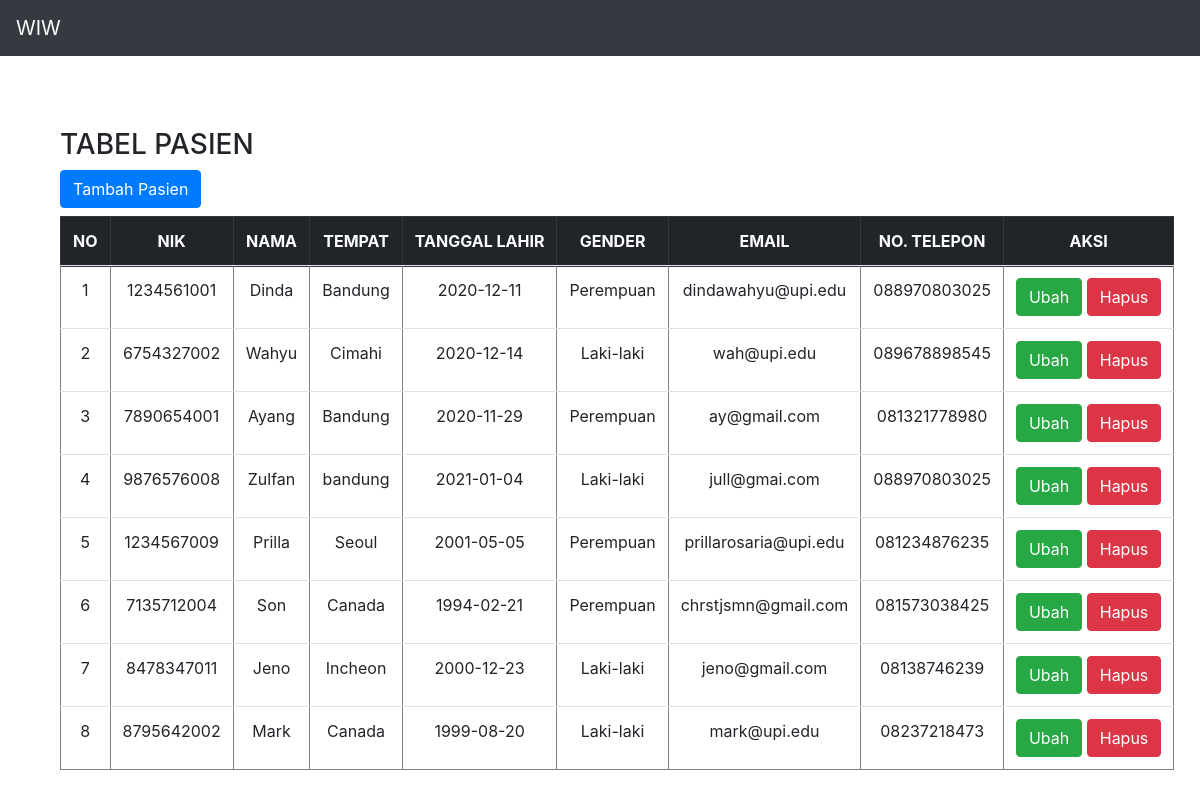
The app's page /source_code/index.php with its own data.
### tables this page shows
CREATE TABLE `pasien` (
  `id` int(11) NOT NULL,
  `nik` varchar(100) NOT NULL,
  `nama` varchar(100) NOT NULL,
  `tempat` varchar(100) NOT NULL,
  `tl` varchar(100) NOT NULL,
  `gender` varchar(10) NOT NULL,
  `email` varchar(100) NOT NULL,
  `telp` varchar(100) NOT NULL
);

### source_code/presenter/ProsesPasien.php (called while the page is built, shortened)
<?php
class ProsesPasien implements KontrakPresenter
{
	private $tabelpasien;
	private $data = [];
	function __construct()
	{
		try {
			$db_host = "localhost";
			$db_user = "root";
			$db_password = "";
			$db_name = "mvp_php";
			$this->tabelpasien = new TabelPasien($db_host, $db_user, $db_password, $db_name);
			$this->data = array();
		} catch (Exception $e) {
			echo "wiw error" . $e->getMessage();
		}
	}
	function prosesDataPasien()
	{
		try {
			$this->tabelpasien->open();
			$this->tabelpasien->getPasien();
			while ($row = $this->tabelpasien->getResult()) {
				$this->data[] = $row;
			}
		} catch (Exception $e) {
			echo "wiw error part 2" . $e->getMessage();
		}
	}
	function getId($i)
	{
		return $this->data[$i]['id'];
	}
	function getNik($i)
	{
		return $this->data[$i]['nik'];
	}
	function getNama($i)
	{
		return $this->data[$i]['nama'];
	}
	function getTempat($i)
	{
		return $this->data[$i]['tempat'];
	}
	function getTl($i)
	{
		return $this->data[$i]['tl'];
	}
	function getGender($i)
	{
		return $this->data[$i]['gender'];
	}
	function getEmail($i)
	{
		return $this->data[$i]['email'];
	}
	function getTelp($i)
	{
		return $this->data[$i]['telp'];
	}
	function getSize()
	{
		return sizeof($this->data);
	}
}

### source_code/index.php (called while the page is built, shortened)
<?php
include ("model/Template.class.php");
include ("model/DB.class.php");
include ("view/TampilPasien.php");
$tp = new TampilPasien();
if (isset($_GET['add'])) {
    if (isset($_POST['submit'])) {
        $data = $tp->add($_POST);
    } else {
        $data = $tp->form_add();
    }
} else if (isset($_GET['hapus'])) {
    $id = $_GET['hapus'];
    $data = $tp->delete($id);
} else {
    $data = $tp->tampil();
}

### source_code/model/DB.class.php (called while the page is built, shortened)
<?php
class DB
{
	var $db_host = '';
	var $db_user = '';
	var $db_password = '';
	var $db_name = '';
	var $db_link = '';
	function __construct($db_host = '', $db_user = '', $db_password = '', $db_name = '')
	{
		$this->db_host = $db_host;
		$this->db_user = $db_user;
		$this->db_password = $db_password;
		$this->db_name = $db_name;
	}
	function open()
	{
		$this->db_link = mysqli_connect($this->db_host, $this->db_user, $this->db_password, $this->db_name);
	}
	function execute($query = "")
	{
		$this->result = mysqli_query($this->db_link, $query);
		return $this->result;
	}
}

### source_code/model/TabelPasien.class.php (called while the page is built, shortened)
<?php
class TabelPasien extends DB
{
	function getPasien()
	{
		$query = "SELECT * FROM pasien";
		return $this->execute($query);
	}
}

### source_code/view/TampilPasien.php (the view, shortened to what this page needs)
<?php
include ("presenter/ProsesPasien.php");
class TampilPasien implements KontrakView
{
    private $prosespasien;
    function __construct()
    {
        $this->prosespasien = new ProsesPasien();
    }
    function tampil()
    {
        $this->prosespasien->prosesDataPasien();
        $data = null;
        for ($i = 0; $i < $this->prosespasien->getSize(); $i++) {
            $no = $i + 1;
            $data .= "<tr>
			<td>" . $no . "</td>
			<td>" . $this->prosespasien->getNik($i) . "</td>
			<td>" . $this->prosespasien->getNama($i) . "</td>
			<td>" . $this->prosespasien->getTempat($i) . "</td>
			<td>" . $this->prosespasien->getTl($i) . "</td>
			<td>" . $this->prosespasien->getGender($i) . "</td>
			<td>" . $this->prosespasien->getEmail($i) . "</td>
			<td>" . $this->prosespasien->getTelp($i) . "</td>
			<td>
				<a class='btn btn-success' href='index.php?id=" . $this->prosespasien->getId($i) . "'>Ubah</a>
				<a class='btn btn-danger' href='index.php?hapus=" . $this->prosespasien->getId($i) . "' onclick='return confirm(\"Apakah Anda yakin ingin menghapus data?\")'>Hapus</a>
			</td>";
        }
    }
}

### source_code/model/Template.class.php (shortened to what this page needs)
<?php
class Template{
	var $content = '';
	function __construct($filename = ''){
		$this->content = implode('', @file($filename));
	}
	function clear(){
		$this->content = preg_replace("/DATA_[A-Z|_|0-9]+/", "", $this->content);
	}
	function write(){
		print $this->content;
	}
	function replace($old = '', $new = ''){
		if(is_int($new)){
			$value = sprintf("%d", $new);
		}elseif(is_float($new)){
			$value = sprintf("%f", $new);
		}elseif(is_array($new)){
			$value = '';
			foreach( $new as $item){
				$value .= $item. '';
			}
		}else{
			$value = $new;
		}
		$this->content = preg_replace("/$old/",  $value, $this->content);
	}
}

### records on screen
pasien: no "1", nik "1234561001", nama "Dinda", tempat "Bandung", tl "2020-12-11", gender "Perempuan", email "dindawahyu@upi.edu", telp "088970803025"
pasien: no "2", nik "6754327002", nama "Wahyu", tempat "Cimahi", tl "2020-12-14", gender "Laki-laki", email "wah@upi.edu", telp "089678898545"
pasien: no "3", nik "7890654001", nama "Ayang", tempat "Bandung", tl "2020-11-29", gender "Perempuan", email "ay@gmail.com", telp "081321778980"
pasien: no "4", nik "9876576008", nama "Zulfan", tempat "bandung", tl "2021-01-04", gender "Laki-laki", email "jull@gmai.com", telp "088970803025"
pasien: no "5", nik "1234567009", nama "Prilla", tempat "Seoul", tl "2001-05-05", gender "Perempuan", email "prillarosaria@upi.edu", telp "081234876235"
pasien: no "6", nik "7135712004", nama "Son", tempat "Canada", tl "1994-02-21", gender "Perempuan", email "chrstjsmn@gmail.com", telp "081573038425"
pasien: no "7", nik "8478347011", nama "Jeno", tempat "Incheon", tl "2000-12-23", gender "Laki-laki", email "jeno@gmail.com", telp "08138746239"
pasien: no "8", nik "8795642002", nama "Mark", tempat "Canada", tl "1999-08-20", gender "Laki-laki", email "mark@upi.edu", telp "08237218473"

### other values on screen
$this->content "WIW TABEL PASIEN Tambah Pasien NO NIK NAMA TEMPAT TANGGAL LAHIR GENDER EMAIL NO. TELEPON AKSI"
